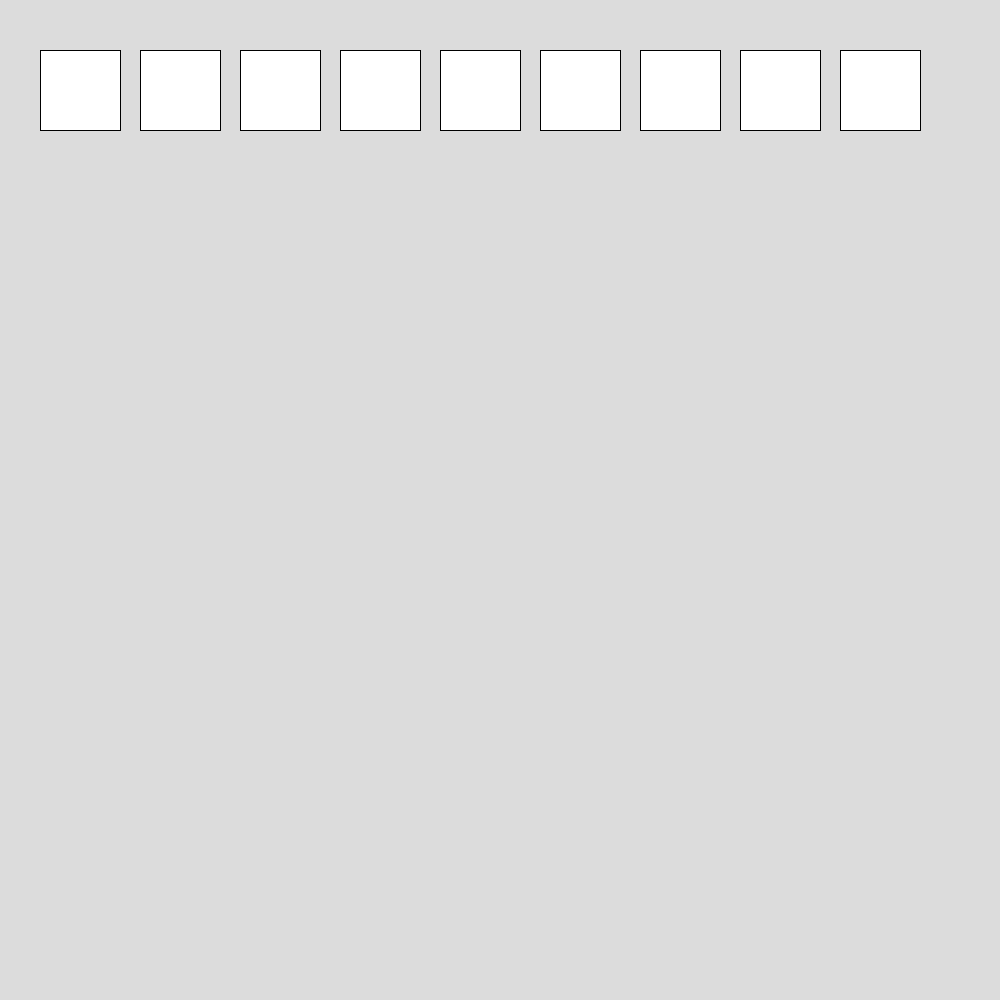
Frame 1 (no input)
Frame 60 (the mouse pressed at the canvas centre just before this capture): identical to frame 1, image omitted
Frame 120 (the mouse held since frame 60 and released just before this capture): identical to frame 1, image omitted

The Processing sketch that drew this single still picture (run headless with seeded random() and noise(); from frame 60 on, the mouse is pressed at the canvas centre):

// Processing sketch: For_Loop
// ── For_Loop.pde
void setup(){
  size(1000,1000);
  background(220);
  textSize(18);
}

void draw(){
  for (int i=0; i<9; i++){
    rect(40 + i*100, 50, 80,80);
  }
}
